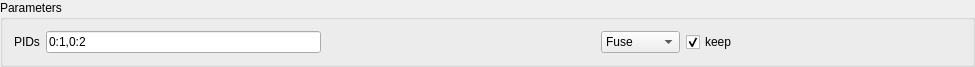
<?xml version="1.0" encoding="UTF-8"?>
<ui version="4.0">
 <class>EdgeIntersectionWidget</class>
 <widget class="QWidget" name="EdgeIntersectionWidget">
  <property name="geometry">
   <rect>
    <x>0</x>
    <y>0</y>
    <width>975</width>
    <height>52</height>
   </rect>
  </property>
  <property name="windowTitle">
   <string>EdgeIntersectionWidget</string>
  </property>
  <layout class="QVBoxLayout" name="verticalLayout">
   <property name="spacing">
    <number>0</number>
   </property>
   <property name="leftMargin">
    <number>0</number>
   </property>
   <property name="topMargin">
    <number>0</number>
   </property>
   <property name="rightMargin">
    <number>0</number>
   </property>
   <property name="bottomMargin">
    <number>0</number>
   </property>
   <item>
    <widget class="QGroupBox" name="groupBox">
     <property name="title">
      <string>Parameters</string>
     </property>
     <layout class="QGridLayout" name="gridLayout">
      <item row="0" column="1">
       <widget class="QLineEdit" name="lineEdit_PIDs">
        <property name="text">
         <string>0:1,0:2</string>
        </property>
       </widget>
      </item>
      <item row="0" column="2">
       <spacer name="horizontalSpacer">
        <property name="orientation">
         <enum>Qt::Horizontal</enum>
        </property>
        <property name="sizeHint" stdset="0">
         <size>
          <width>40</width>
          <height>20</height>
         </size>
        </property>
       </spacer>
      </item>
      <item row="0" column="0">
       <widget class="QLabel" name="label_2">
        <property name="text">
         <string>PIDs</string>
        </property>
       </widget>
      </item>
      <item row="0" column="4">
       <widget class="QCheckBox" name="checkBox">
        <property name="sizePolicy">
         <sizepolicy hsizetype="Expanding" vsizetype="Fixed">
          <horstretch>0</horstretch>
          <verstretch>0</verstretch>
         </sizepolicy>
        </property>
        <property name="text">
         <string>keep</string>
        </property>
        <property name="checked">
         <bool>true</bool>
        </property>
       </widget>
      </item>
      <item row="0" column="3">
       <widget class="QComboBox" name="comboBox">
        <item>
         <property name="text">
          <string>Fuse</string>
         </property>
        </item>
        <item>
         <property name="text">
          <string>Cut</string>
         </property>
        </item>
        <item>
         <property name="text">
          <string>Common</string>
         </property>
        </item>
       </widget>
      </item>
     </layout>
    </widget>
   </item>
  </layout>
 </widget>
 <layoutdefault spacing="6" margin="11"/>
 <resources/>
 <connections/>
</ui>
